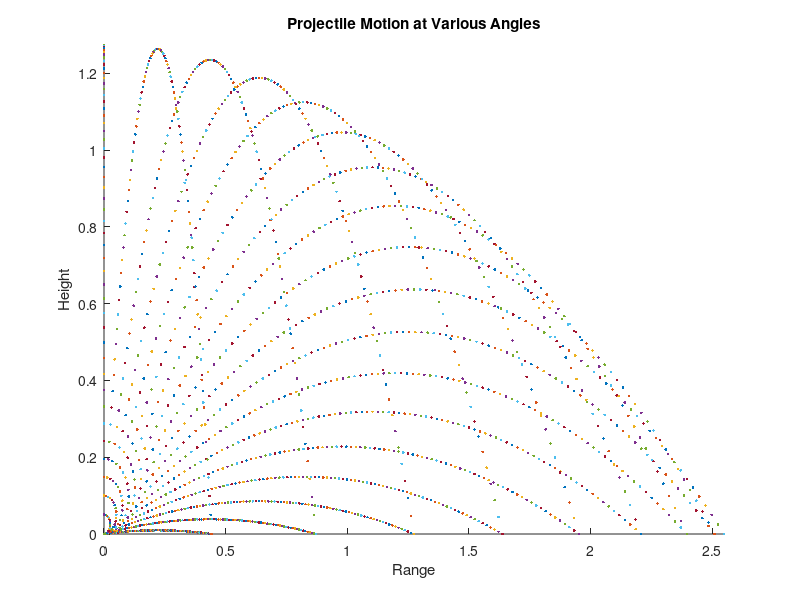

Here is the MATLAB script that generated this plot:
%Created by Evan White
%Created on 2/7/2018
%Purpose: Visualize Projectile Motion given user inputted velocity

clear;
clc;

v=input('Please Input a Velocity: ');
while v<=0
    v=input('Error! Please Input a Positive Velocity: ');
end

g=9.81;
figure;
mtime=(2*v)/g;
axis([0 (v*mtime)/2 0 v*(mtime/2)-((1/2)*g*(mtime/2)^2)]);
xlabel('Range');
ylabel('Height');
title('Projectile Motion at Various Angles');
hold on;
tic
for theta=0:5:90
    v_x=v*cosd(theta);
    v_yi=v*sind(theta);
    ftime=2*v_yi/g;
    for t=0:ftime/100:ftime
        x=v_x*t;
        y=v_yi*t-g*t^2*(1/2);
        plot(x,y,'.');
        pause(.00125);
    end
    pause(1);
end
toc